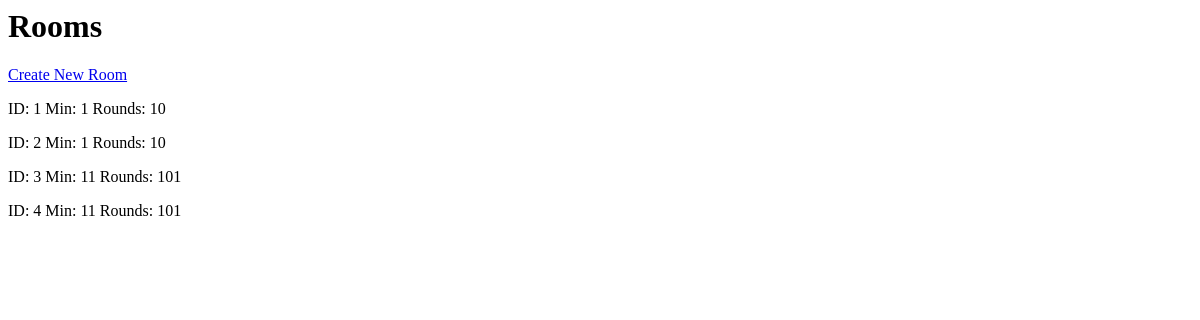
Before: /rooms with the older database file.
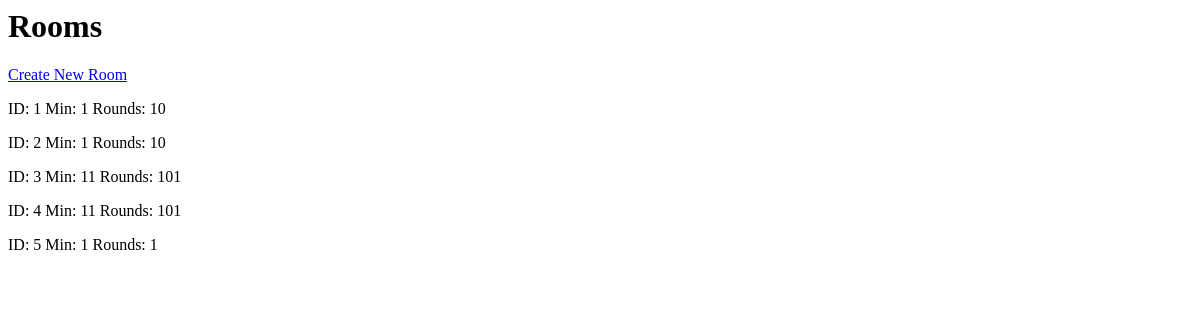
After: the same page with the newer database file.
### app/model.py (models this page shows)
class Room(Base):
    __tablename__ = "rooms"
    id = Column(Integer, primary_key=True, index=True)
    min_clients = Column(Integer)
    rounds = Column(Integer)
    code = Column(Text)
    sample = Column(Text)
    clients = relationship(
        "User", secondary=room_user_table, back_populates="rooms")

### app/server.py (the view)
@app.get("/rooms", response_class=HTMLResponse)
def get_rooms(request: Request, db: Session = Depends(get_database_session)):
    rooms = db.query(model.Room).all()
    return templates.TemplateResponse("rooms.html", {
        "request": request,
        "rooms": rooms
    })

### templates/rooms.html
<html>
<div id="app">
    <h1>Rooms</h1>
    <a href="/rooms/create">Create New Room</a>
    {% for room in rooms %}
    <p>
        ID: {{room.id}}
        Min: {{room.min_clients}}
        Rounds: {{room.rounds}}
    </p>
    {% endfor %}
</div>
</html>

Changed rows visible on the page:
added Room: id "5", min_clients "1", rounds "1"
